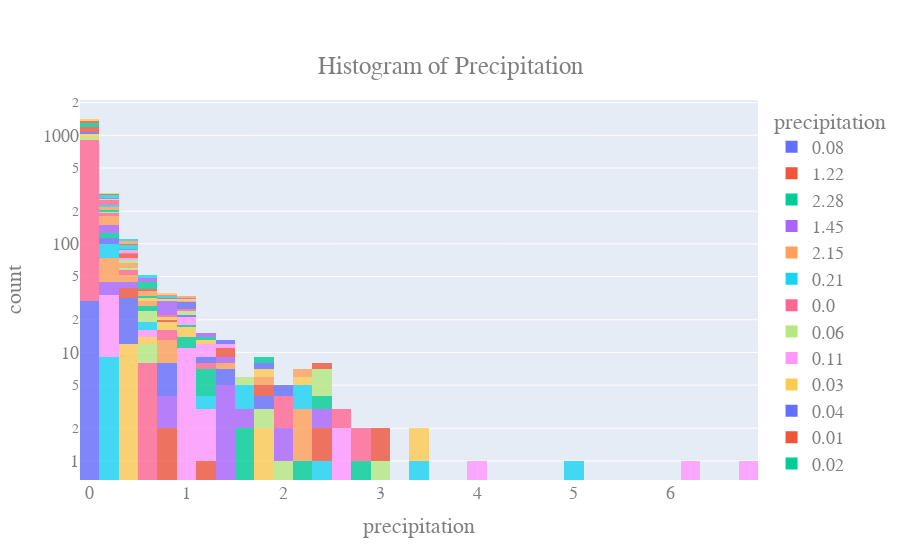

Notebook source saved alongside this figure:
### Code cell
# Histogram with Plotly Express
import plotly.express as px
df = px.data.tips()
fig = px.histogram(df_q12, x="precipitation",
                   nbins=40,
                   title='Histogram of Precipitation',
                   labels={'precipitation':'precipitation', }, # can specify one label per df column
                   opacity=0.8,
                   log_y=True, # represent bars with log scale
                   color = 'precipitation'
#                    color_discrete_sequence=['#0d0887', '#46039f', '#7201a8', '#9c179e', '#bd3786', '#d8576b', '#ed7953', '#fb9f3a', '#fdca26', '#f0f921', '#EB89B5'] # color of histogram bars
                   )


fig.update_layout(
    font=dict(
        family="Courier New, monospace",
        size=18,
        color="#7f7f7f"
    ),
    title={
        'y':0.9,
        'x':0.5,
        'xanchor': 'center',
        'yanchor': 'top'}
)

               
fig.show()
